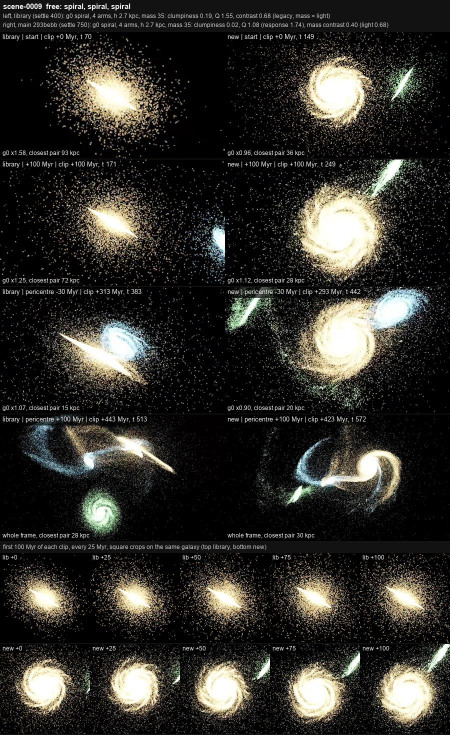
#> input picture 172-batch-scene-0009.jpg, 900 x 1470 px (shown at 1/2 size)
$ python -i grain.py   (imports and definitions only)
#> lines starting #> are read from the running program, lines starting #| are printed output that depends on the picture; after the words box and inside, x2 and y2 are one past the last pixel; in counts of white or black regions, pixels touching at a corner belong together
#!/usr/bin/env python3
"""Measures how grainy a render is, and lays renders side by side to look at.

    grain.py score <image.png>...                 one line per image, tab separated
    grain.py sheet <out.jpg> [--crop X,Y,W,H | --crop auto] [--label-from name] <image>...

The score works on display luminance, which is what the eye judges. Over the body of the
galaxies (where the blurred luminance is a floor above the sky, and short of white):

  grain       rms of what is finer than two pixels, relative to the local level
  structure   rms of what lies between four and sixteen pixels, relative to the local level
  points      share of body pixels standing more than 25 % above their surroundings

A render that is smooth but still detailed lowers `grain` and keeps `structure`.
Needs numpy and Pillow, as the other scripts here do.
"""

import os
import sys

import numpy as np
from PIL import Image, ImageDraw

BODY_FLOOR = 0.05
BODY_CEILING = 0.92


def luminance(path):
#> called with path = '../172-batch-scene-0009.jpg'
    image = Image.open(path).convert("RGB")
#> image is the input picture: PIL image 900x1470 RGB; mean R, G, B 49.4, 48, 43.3
    rgb = np.asarray(image, dtype=np.float32) / 255.0
    return 0.2126 * rgb[..., 0] + 0.7152 * rgb[..., 1] + 0.0722 * rgb[..., 2]
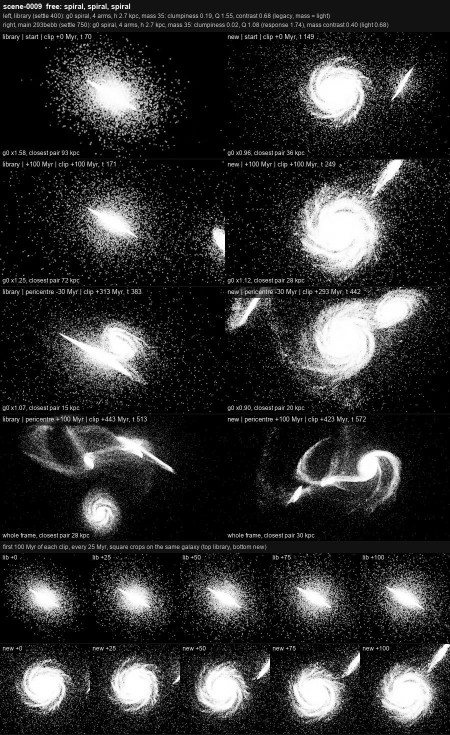
#> returned value: shape (1470, 900) float32 (shown at 1/2 size); min 0, max 1, mean 0.188


def blur(field, radius):
    """Gaussian of standard deviation `radius` as three box passes per axis, Pillow's own
    method: its GaussianBlur refuses float images."""
#> called with radius = 6
    out = field.astype(np.float32)
    ideal = np.sqrt(4 * radius * radius + 1)
    lower = int(np.floor(ideal))
    lower -= 1 - lower % 2
    passes = round((12 * radius * radius - 3 * lower * lower - 12 * lower - 9) / (-4 * lower - 4))
    for axis in (0, 1):
        for index in range(3):
            out = box(out, lower if index < passes else lower + 2, axis)
#> this loop made 2 passes
#> pass 1, in box, `total = np.cumsum(np.pad(field, pad, mode="edge"), axis=axis, dtype=np..`:
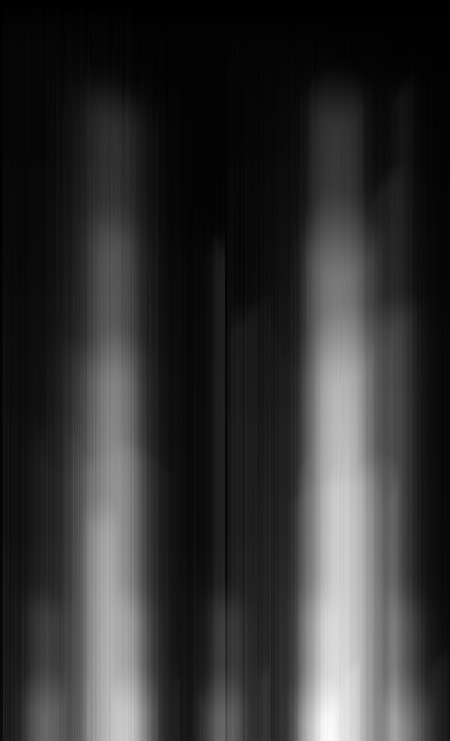
#> total: shape (1481, 900) float64 (shown at 1/2 size); min 0.0196, max 644, mean 127.7; drawn with min black and max white
#> after the loop:
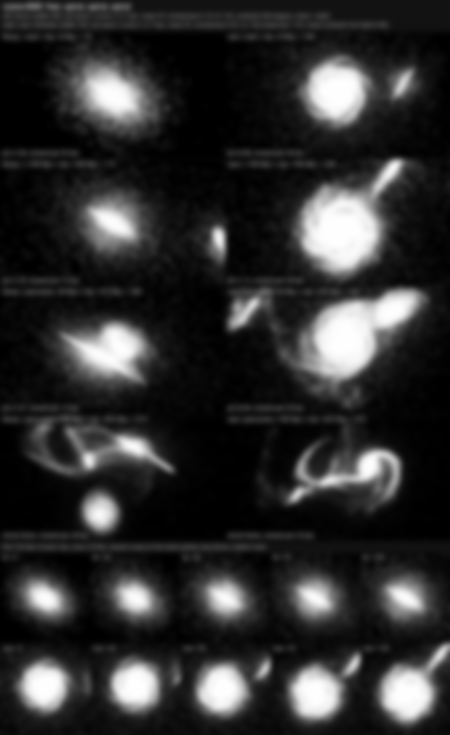
#> out: shape (1470, 900) float32 (shown at 1/2 size); min 0, max 1, mean 0.188
    return out


def box(field, width, axis):
    r = width // 2
    pad = [(0, 0), (0, 0)]
    pad[axis] = (r + 1, r)
    total = np.cumsum(np.pad(field, pad, mode="edge"), axis=axis, dtype=np.float64)
    n = field.shape[axis]
    upper = np.take(total, np.arange(width, width + n), axis=axis)
    lower = np.take(total, np.arange(n), axis=axis)
    return ((upper - lower) / width).astype(np.float32)


def body_mask(y):
    """The floor stands above the sky, read from the frame's darker pixels: a look's sky is
    not black, and in a wide frame it is most of the pixels."""
    broad = blur(y, 6)
    sky = np.percentile(broad, 10)
#> sky = 0.00838
    return (broad > sky + BODY_FLOOR) & (broad < BODY_CEILING)
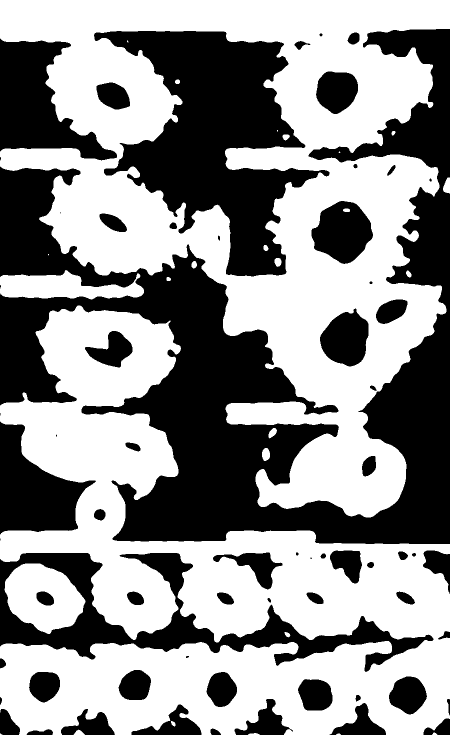
#> returned value: shape (1470, 900) bool (shown at 1/2 size); 56.3% white; 65 black regions (8 under 20 px), largest, box (x1, y1, x2, y2) and area: (0, 58, 900, 1088) 290159, (188, 62, 659, 553) 104241, (0, 1106, 867, 1344) 49505


def score(path):
    y = luminance(path)
    mask = body_mask(y)
    if mask.sum() < 1000:
        return None
    fine = blur(y, 1.5)
#> the loop in blur (call 2), `for axis in (0, 1):` made 2 passes
    mid = blur(y, 4)
    wide = blur(y, 16)
#> call 4 of blur, with radius = 16
#> the loop in blur (call 4), `for axis in (0, 1):` made 2 passes
#> after the loop in blur (call 4), `for axis in (0, 1):`:
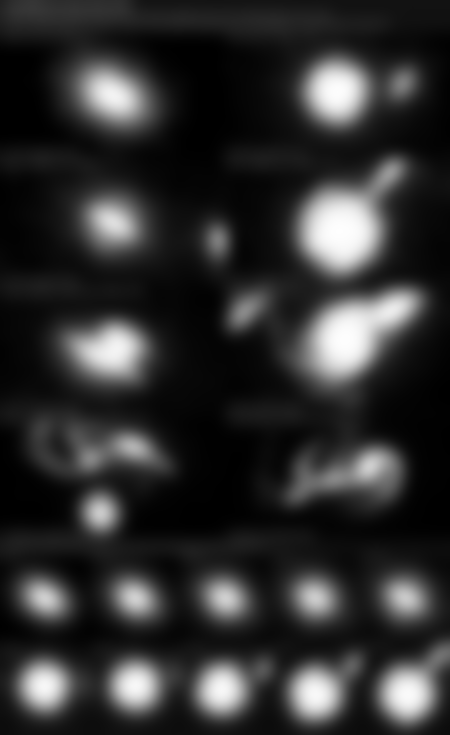
#> out: shape (1470, 900) float32 (shown at 1/2 size); min 0, max 0.997, mean 0.188
    level = np.maximum(mid, 1e-3)
    grain = np.sqrt(np.mean(((y - fine)[mask] / level[mask]) ** 2))
#> grain = 0.95
    structure = np.sqrt(np.mean(((mid - wide)[mask] / np.maximum(wide, 1e-3)[mask]) ** 2))
#> structure = 0.394
    points = np.mean((y[mask] - mid[mask]) / level[mask] > 0.25)
#> points = 0.23
    return {
        "grain": grain,
        "structure": structure,
        "points": points,
        "body": mask.mean(),
        "mean": float(y[mask].mean()),
    }


# [91 lines left out: functions auto_crop, sheet, main, not called in this run]


# [2 lines not run here, left out]

>>> result = score('../172-batch-scene-0009.jpg')
#> result = {'grain': 0.95, 'structure': 0.394, 'points': 0.23, 'body': 0.563, 'mean': 0.246}

$ run again, on 172-probe-2.jpg
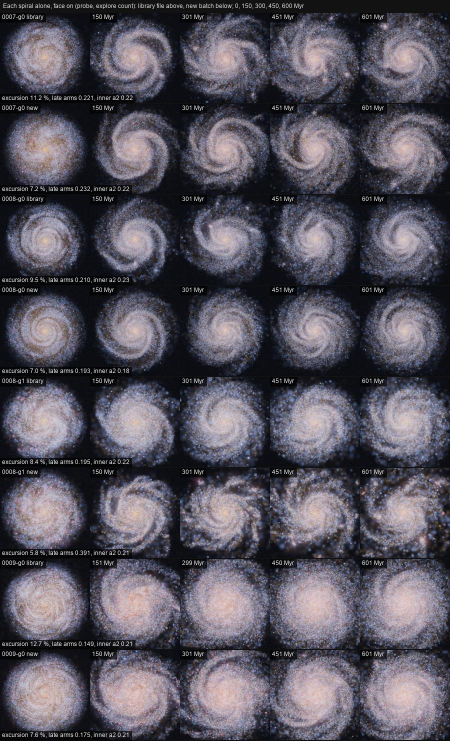
#> input picture 172-probe-2.jpg, 900 x 1482 px (shown at 1/2 size)
#> in luminance, image is the input picture: PIL image 900x1482 RGB; mean R, G, B 86.7, 83, 94.1
#> the loop in blur, `for axis in (0, 1):` made 2 passes
#> sky = 0.081
#> in body_mask, `return (broad > sky + BODY_FLOOR) & (broad < BODY_CEILING)`:
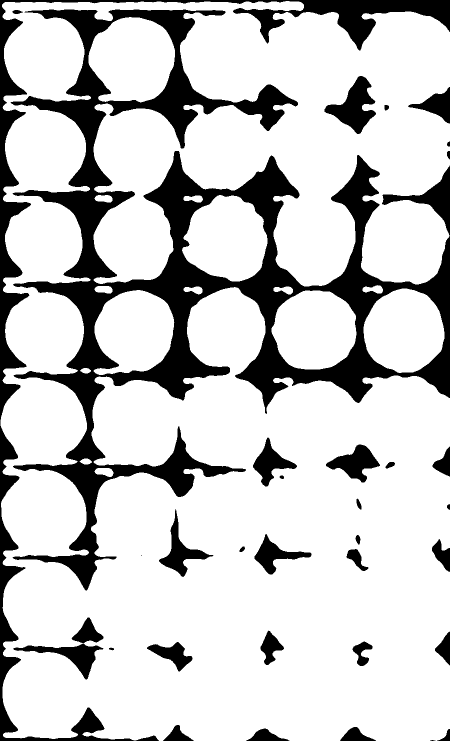
#> returned value: shape (1482, 900) bool (shown at 1/2 size); 79% white; 33 black regions (2 under 20 px), largest, box (x1, y1, x2, y2) and area: (21, 19, 900, 1181) 191744, (0, 0, 900, 1482) 48014, (649, 152, 752, 268) 5463
#> the loop in blur (call 2), `for axis in (0, 1):` made 2 passes
#> the loop in blur (call 4), `for axis in (0, 1):` made 2 passes
#> after the loop in blur (call 4), `for axis in (0, 1):`:
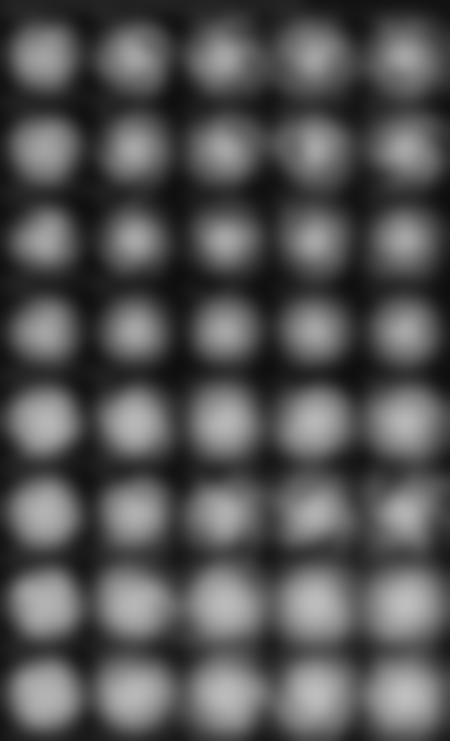
#> out: shape (1482, 900) float32 (shown at 1/2 size); min 0.0554, max 0.748, mean 0.331
#> grain = 0.308
#> structure = 0.201
#> points = 0.095
#> result = {'grain': 0.308, 'structure': 0.201, 'points': 0.095, 'body': 0.79, 'mean': 0.402}
